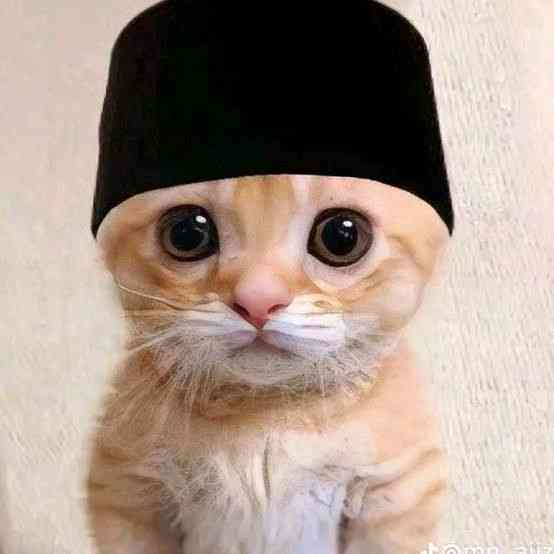
#> input picture project3/kucing.jpg, 554 x 554 px
$ python Grayscale.py
#> lines starting #> are read from the running program, lines starting #| are printed output that depends on the picture
import cv2
import numpy as np
from matplotlib import pyplot as plt

# Membaca gambar dalam format RGB
image_rgb = cv2.imread('kucing.jpg')  # Pastikan gambar berada di direktori yang benar
#> image_rgb is the input picture: shape (554, 554, 3); mean B, G, R 137.1, 148.4, 166.5
# Mengonversi gambar dari RGB ke Grayscale
image_gray = cv2.cvtColor(image_rgb, cv2.COLOR_BGR2GRAY)
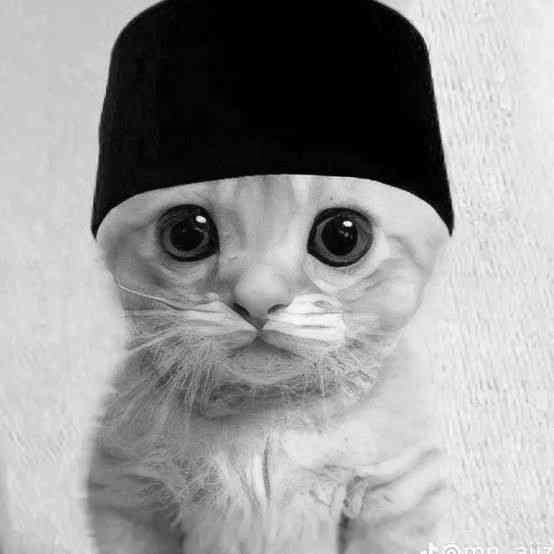
#> image_gray: shape (554, 554); min 0, max 254, mean 152.6

# Menampilkan gambar asli dan gambar grayscale
cv2.imshow('Original Image (RGB)', image_rgb)
cv2.imshow('Grayscale Image', image_gray)
cv2.waitKey(0)

# Menampilkan histogram untuk gambar RGB (dengan tiga saluran warna)
colors = ('b', 'g', 'r')
plt.figure(figsize=(10, 5))
for i, col in enumerate(colors):
    hist = cv2.calcHist([image_rgb], [i], None, [256], [0, 256])
    plt.plot(hist, color=col)
    plt.xlim([0, 256])
plt.title('Histogram of Original RGB Image')
plt.xlabel('Pixel Intensity')
plt.ylabel('Frequency')
plt.show()
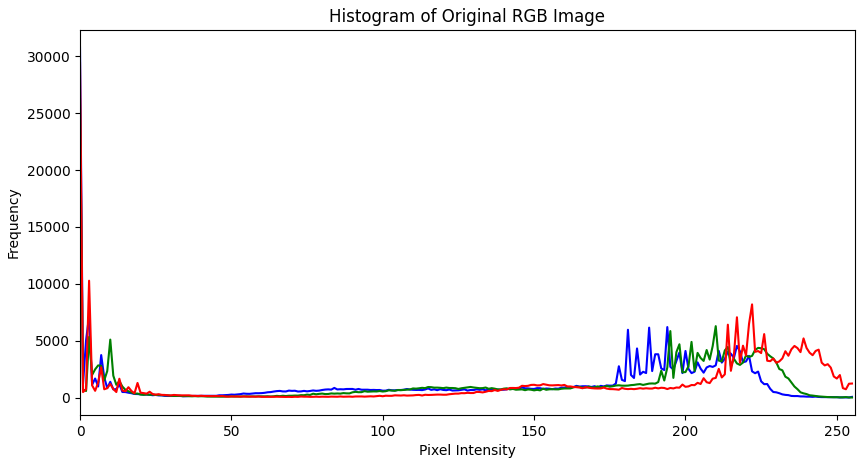
#> figure drawn by matplotlib, 1 panel; curve peaks at x = 0, y = 30786; curve peaks at x = 0, y = 26250; curve peaks at x = 0, y = 29429

# Menampilkan histogram untuk gambar Grayscale
plt.hist(image_gray.ravel(), 256, [0, 256], color='black')
plt.title('Histogram of Grayscale Image')
plt.xlabel('Pixel Intensity')
plt.ylabel('Frequency')
plt.show()
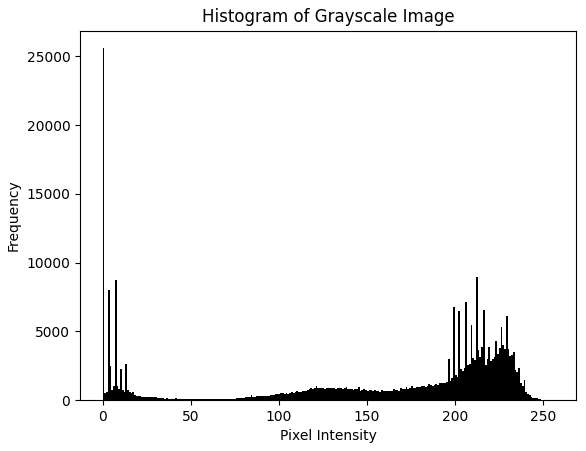
#> figure drawn by matplotlib, 1 panel; tallest bar 25595 high, from x = 0 to 1

# Menutup semua jendela OpenCV
cv2.destroyAllWindows()
